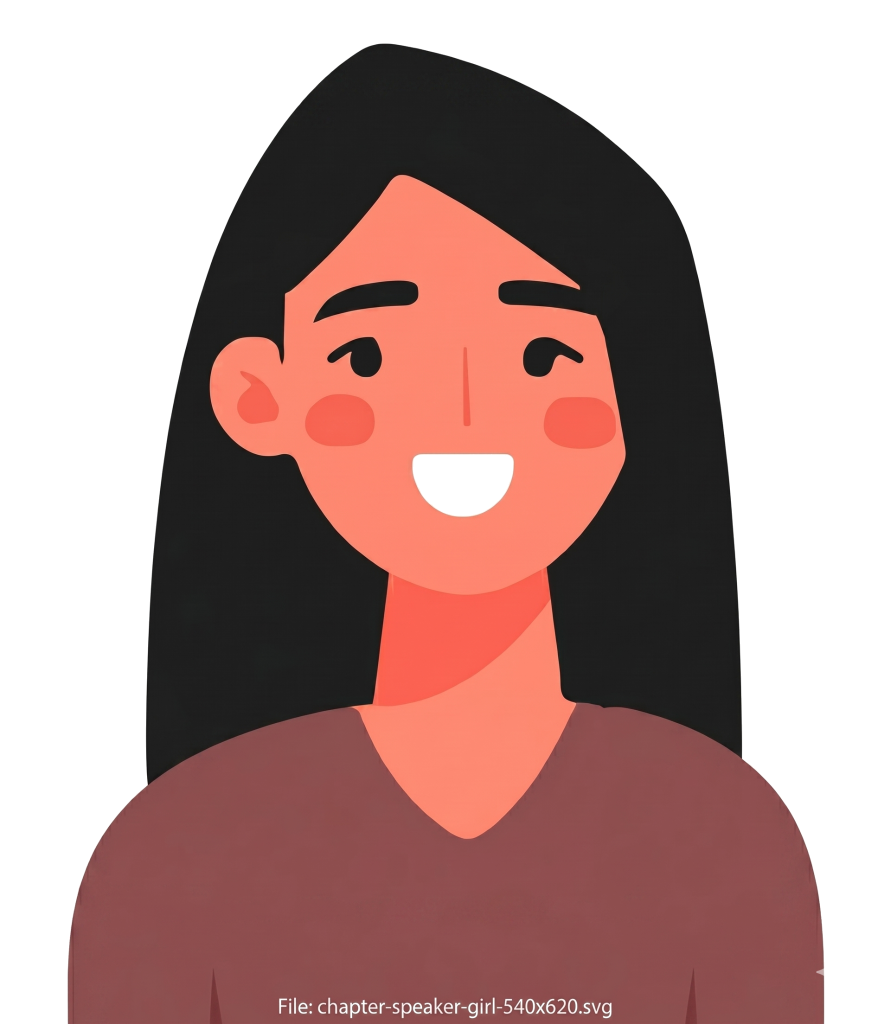
#> input picture docz/layouts/images/chapter-speaker-girl-transparent.png, 1781 x 2048 px (shown at 1/2 size)
$ python -i process-new-character-art.py   (imports and definitions only)
#> lines starting #> are read from the running program, lines starting #| are printed output that depends on the picture; after the words box and inside, x2 and y2 are one past the last pixel; in counts of white or black regions, pixels touching at a corner belong together
"""Process the character renders that were added to the Drive folder after
`process-character-art.py` last ran: the four new fairy expressions and the
faded blue flame.

The Drive `ภูติน้อย` folder was renumbered since the original run, so this
script maps by the CURRENT file names. The faded flame is aligned to the
already-published `blue-flame-normal` so the pair shares one framing.

Usage: python scripts/process-new-character-art.py <drive images dir> <public characters dir>
"""
import importlib.util
import os
import sys

import numpy as np
from PIL import Image
from scipy import ndimage

SRC = sys.argv[1]  # .../__nurse-projects/images (contains ตัวละคร/)
OUT = sys.argv[2]  # frontend/public/images/characters


def _import(name, path):
    spec = importlib.util.spec_from_file_location(name, path)
    module = importlib.util.module_from_spec(spec)
    spec.loader.exec_module(module)
    return module


# The helper modules use dash-separated file names, so import them by path.
# [1 line that did not run here, left out]
# [1 line that did not run here, left out]

FAIRY_CANVAS = (560, 720)
FAIRY_BODY_H = 660
FAIRY_BOTTOM_MARGIN = 20


def load(folder, name):
    return Image.open(os.path.join(SRC, "ตัวละคร", folder, name)).convert("RGBA")


def body_box(img):
    alpha = np.asarray(img.getchannel("A")) > 40
    lab, n = ndimage.label(ndimage.binary_closing(alpha, iterations=3))
    sizes = ndimage.sum(alpha, lab, range(1, n + 1))
    ys, xs = np.nonzero(lab == int(np.argmax(sizes)) + 1)
    return xs.min(), ys.min(), xs.max(), ys.max()


def place(img, scale, src_anchor, dst_anchor, canvas):
    """Scale `img` and paste so src_anchor lands on dst_anchor."""
    w, h = img.size
    scaled = img.resize((max(1, round(w * scale)), max(1, round(h * scale))), Image.LANCZOS)
    out = Image.new("RGBA", canvas, (0, 0, 0, 0))
    ox = round(dst_anchor[0] - src_anchor[0] * scale)
    oy = round(dst_anchor[1] - src_anchor[1] * scale)
    out.paste(scaled, (ox, oy), scaled)
    return out


def fairy(img):
    x0, y0, x1, y1 = body_box(img)
    scale = FAIRY_BODY_H / (y1 - y0)
    cw, ch = FAIRY_CANVAS
    return place(img, scale, ((x0 + x1) / 2, y1), (cw / 2, ch - FAIRY_BOTTOM_MARGIN), FAIRY_CANVAS)


def save(img, slug):
    path = os.path.join(OUT, f"{slug}-{img.width}x{img.height}.png")
    img.save(path, optimize=True)
    print(f"{os.path.basename(path):40s} {os.path.getsize(path) // 1024:4d} KB")


# ── Fairy: the four expressions added to the Drive set (current numbering) ──
fairy_files = [
    ("03-ภูติ - สงสัย.png", "curious"),
    ("07-ภูติ - ตื่นเต้น.png", "excited"),
    ("09-ภูติ - กลัว.png", "scared"),
    ("10-ภูติ - ร้องไห้.png", "crying"),
]
# [5 lines not run here, left out]
# [1 line that did not run here, left out]
# [1 line not run here, left out]
# [1 line that did not run here, left out]
# [1 line that did not run here, left out]
# [1 line that did not run here, left out]
# [1 line not run here, left out]

>>> from PIL import Image
>>> picture = Image.open('../../docz/layouts/images/chapter-speaker-girl-transparent.png')
#> picture is the input picture: PIL image 1781x2048 RGBA; mean R, G, B, A 179.8, 147.9, 144.1, 150.2
>>> result = fairy(picture)
#> in body_box, `alpha = np.asarray(img.getchannel("A")) > 40`:
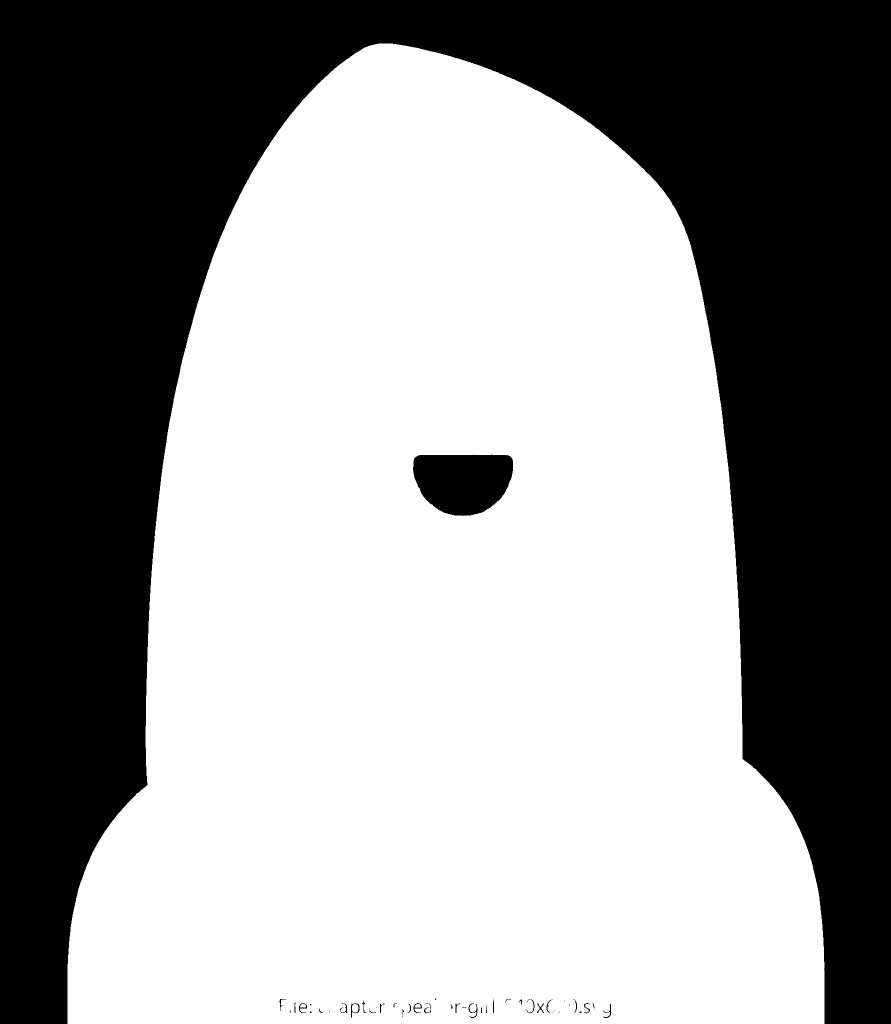
#> alpha: shape (2048, 1781) bool (shown at 1/2 size); 58.9% white; 59 black regions (36 under 20 px), largest, box (x1, y1, x2, y2) and area: (0, 0, 1781, 2048) 1476887, (826, 909, 1026, 1032) 19831, (937, 2007, 955, 2036) 129
#> in body_box, `lab, n = ndimage.label(ndimage.binary_closing(alpha, iterations=3))`:
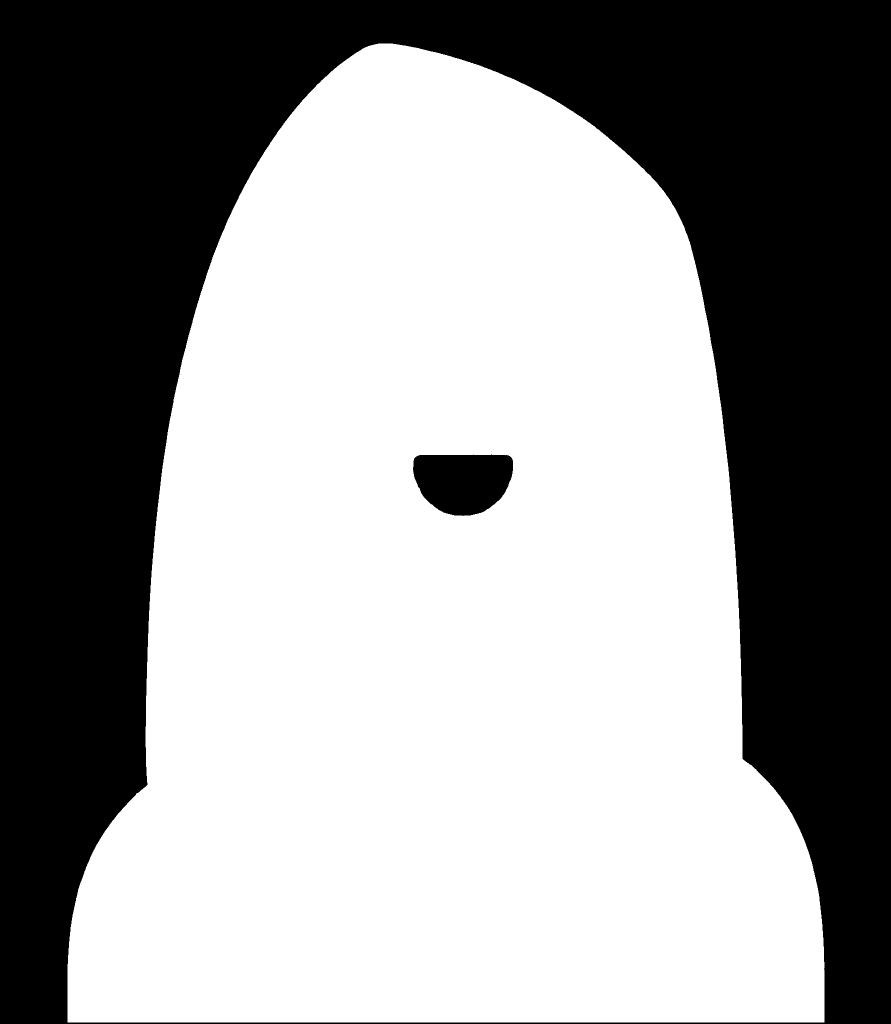
#> lab: shape (2048, 1781) int32 (shown at 1/2 size); values 0 (black) and 1 (white), 58.8% white; 2 black regions, box (x1, y1, x2, y2) and area: (0, 0, 1781, 2048) 1481419, (826, 909, 1026, 1032) 19825
#> in body_box, `lab, n = ndimage.label(ndimage.binary_closing(alpha, iterations=3))`: n = 1
#> in body_box, `sizes = ndimage.sum(alpha, lab, range(1, n + 1))`: sizes = [2144608]
#> in fairy, `x0, y0, x1, y1 = body_box(img)`: x0 = 135; y0 = 87; x1 = 1648; y1 = 2044
#> in fairy, `scale = FAIRY_BODY_H / (y1 - y0)`: scale = 0.337
#> in place, `scaled = img.resize((max(1, round(w * scale)), max(1, round(h * scale)..`:
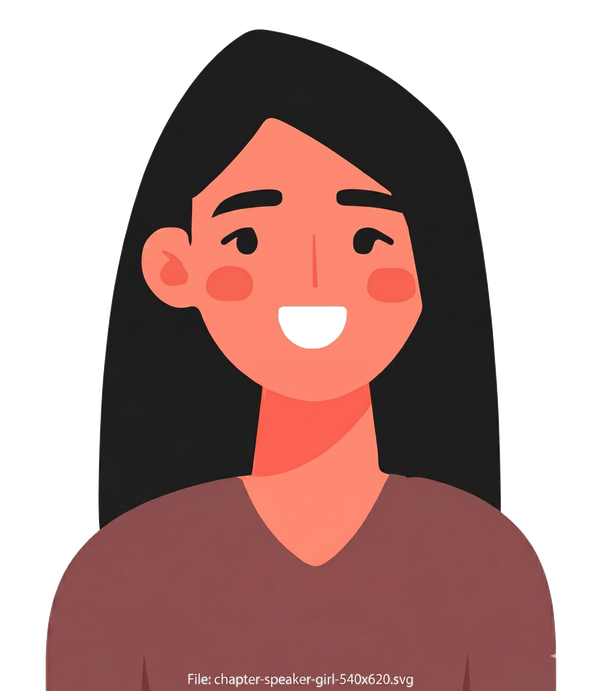
#> scaled: PIL image 601x691 RGBA; mean R, G, B, A 77, 44.9, 41.5, 150.2; transparent parts drawn white
#> in place, `out = Image.new("RGBA", canvas, (0, 0, 0, 0))`: out: PIL image 560x720 RGBA; every value is 0
#> in place, `ox = round(dst_anchor[0] - src_anchor[0] * scale)`: ox = -21
#> in place, `oy = round(dst_anchor[1] - src_anchor[1] * scale)`: oy = 11
#> in place, `out.paste(scaled, (ox, oy), scaled)`:
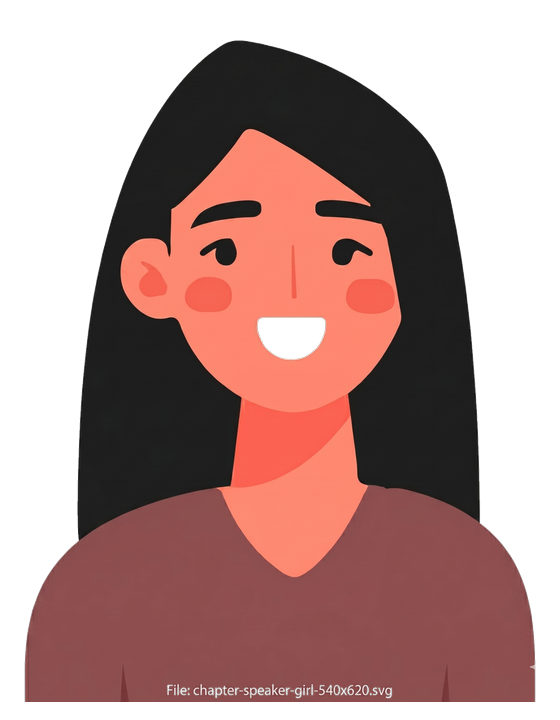
#> out: PIL image 560x720 RGBA; mean R, G, B, A 78, 45, 41.5, 154.4; transparent parts drawn white
